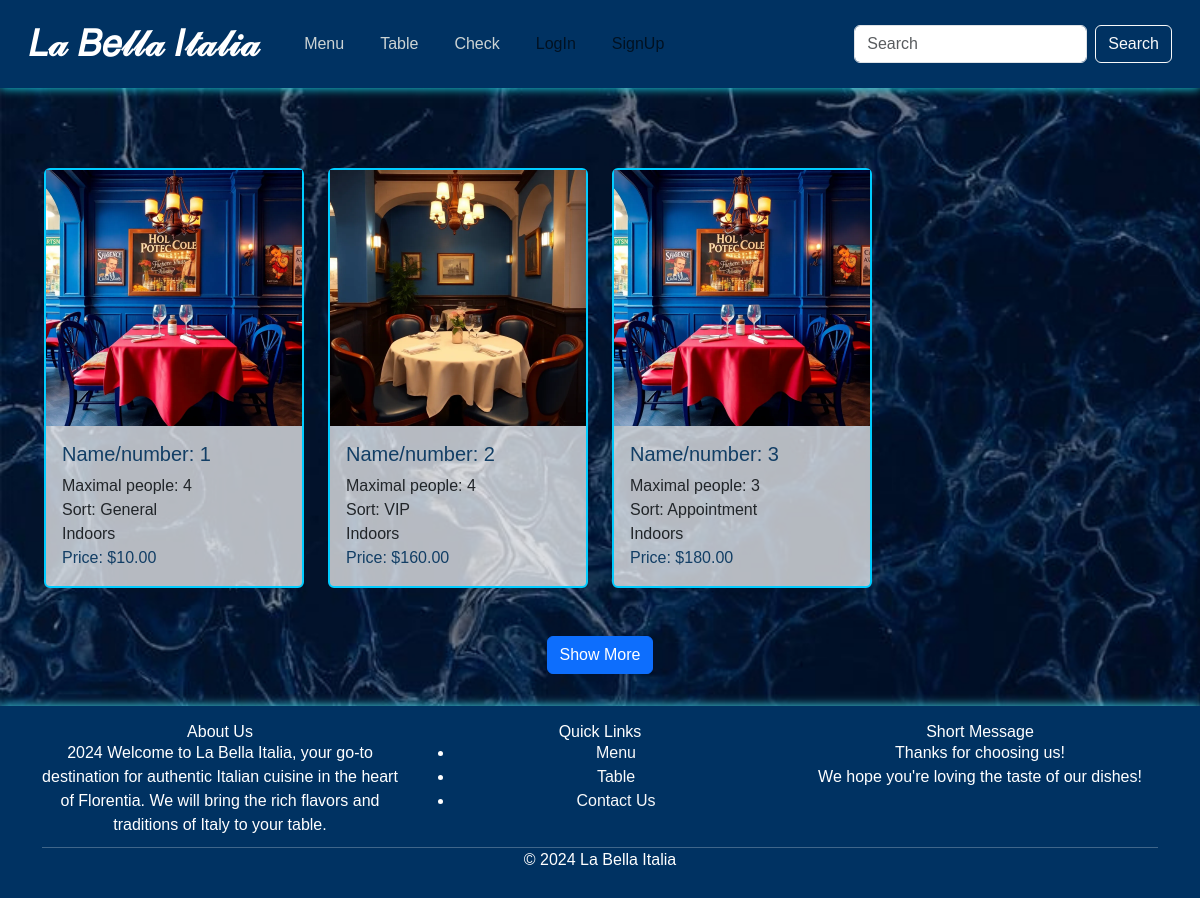
The app's page /tables/ with its own data.
### project/models.py (models this page shows)
class Table(models.Model):
    ZONE = [
        ("Indoors", "indoors"),
        ("Outdoors", "outdoors")
    ]
    SORT = [
        ("VIP", "vip"),
        ("General", "general"),
        ("Appointment", "appointment")
    ]
    name = models.CharField(max_length=255)
    number_of_people = models.IntegerField()
    zone = models.CharField(max_length=10, choices=ZONE)
    sort = models.CharField(max_length=20, choices=SORT)
    image = models.ImageField(upload_to= "table_img/", blank = True, null = True)

class TablePrice(models.Model):
    table = models.ForeignKey(Table, on_delete=models.CASCADE)
    price = models.DecimalField(max_digits=10, decimal_places=2)
    date = models.DateTimeField(auto_now_add=False)

### project/views.py (the view)
# urls.py: path('tables/', TableListView.as_view(), name='table-list'),
class TableListView(ListView):
    model = Table
    template_name = "table/table_list.html"
    context_object_name = "tables"
    paginate_by = 4
    def get_context_data(self, **kwargs):
        context = super().get_context_data(**kwargs)
        tables = context['tables']
        latest_prices = {}
        for table in tables:
            latest_price = TablePrice.objects.filter(table=table).order_by('-date').first()
            latest_prices[table.id] = latest_price
        context['latest_prices'] = latest_prices
        return context
    def get(self, request):
        super().get(request)
        if request.headers.get('x-requested-with') == 'XMLHttpRequest':
            return render (request, 'table/list.html', context=self.get_context_data())
        return render(request, self.template_name, context=self.get_context_data())

### project/templatetags/custom_filters.py (called while the page is built)
@register.filter
def get_item(dictionary, key):
    if isinstance(dictionary, dict):
        return dictionary.get(key)
    else:
        return None

### templates/table/table_list.html (shortened to what this page needs)
{% extends 'base.html' %}
{% load custom_filters %}
{% load static %}
{% block content %}
    <div class="container mt-5">
        <div class= 'row text-left poll-container' >
            {% include  "table/list.html"%}
        </div>
        <div class="row">
        <div class="text-center mt-4">
            <button id="show-more" class="btn btn-primary" onclick="showMore()">Show More</button>
        </div>
    </div>
{% endblock %}

### templates/table/list.html
{% load static%}
{% load custom_filters %}
{% for table in page_obj %}
<div class="col-md-3 mb-4">
    <a href="{% url 'table-detail' table.id %}" style="text-decoration: none;">
        <div class="card" style="border: 2px solid #00ccff;">
            {% if table.image %}
                <img src="{{ table.image.url }}" class="card-img-top" alt="{{ table.name }}">
            {% endif %}
            <div class="card-body">
                <h5 class="card-title" style="color: #123E65;">Name/number: {{ table.name }}</h5>
                <p class="card-text">Maximal people: {{ table.number_of_people}}</p>
                <p class="card-text">Sort: {{ table.sort }}</p>
                <p class="card-text">{{ table.zone }}</p>
                {% with latest_price=latest_prices|get_item:table.id %}
                    <p class="card-text" style="color: #123E65;">
                        Price: {% if latest_price %} ${{ latest_price.price }} {% else %} Not available {% endif %}
                    </p>
                {% endwith %}
            </div>
        </div>
    </a>
</div>
{% endfor %}

### records on screen
Table: image (picture), name "1", number_of_people "4", sort "General", zone "Indoors"
TablePrice: price "10.00"
Table: image (picture), name "2", number_of_people "4", sort "VIP", zone "Indoors"
TablePrice: price "160.00"
Table: image (picture), name "3", number_of_people "3", sort "Appointment", zone "Indoors"
TablePrice: price "180.00"
